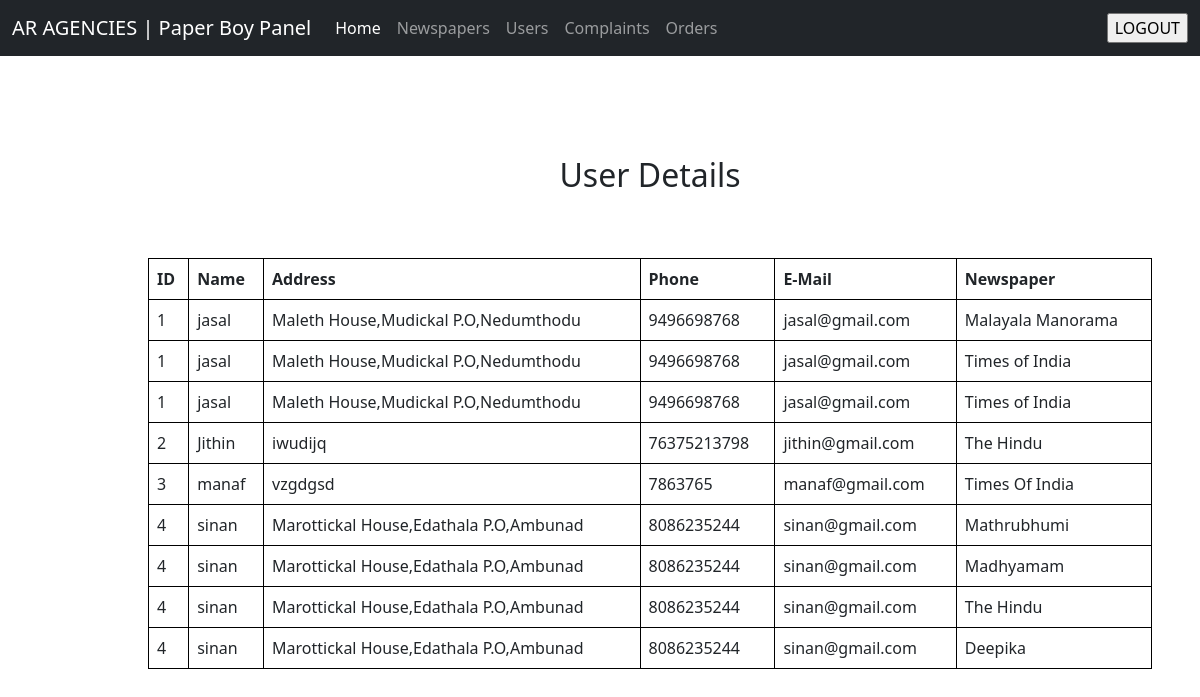
/paperboy/viewusers.php (signed in), run on the app's committed database.
### tables this page shows
CREATE TABLE IF NOT EXISTS `orders` (
  `id` int(12) NOT NULL AUTO_INCREMENT,
  `userid` varchar(50) NOT NULL,
  `papername` varchar(50) NOT NULL,
  `placedon` varchar(50) NOT NULL,
  `startmonth` varchar(50) NOT NULL,
  `startyear` varchar(50) NOT NULL,
  `status` varchar(50) NOT NULL DEFAULT 'pending',
  PRIMARY KEY (`id`)
);

CREATE TABLE IF NOT EXISTS `user` (
  `id` int(12) NOT NULL AUTO_INCREMENT,
  `name` varchar(50) NOT NULL,
  `address` varchar(50) NOT NULL,
  `phone` varchar(50) NOT NULL,
  `email` varchar(50) NOT NULL,
  `userid` varchar(50) NOT NULL,
  `password` varchar(50) NOT NULL,
  PRIMARY KEY (`id`)
);

### paperboy/viewusers.php (the view, shortened to what this page needs)
<?php include 'header.php' ?>
<?php
if (isset($_SESSION["role"])) {
    if($_SESSION["role"]=='PAPERBOY')
    {
?>
<html>
<head>
</head>
<body>
<div style="margin-left: 100px;  margin-top: 100px;" >
<h2 class="text-center mt-5">User Details</h2>
<div class="p-5 ">
<table class="table" border="2">
<?php
include("dbcon.php");
$sel="select * from orders inner join user on orders.userid=user.userid";
$data=mysqli_query($con,$sel);
$n=mysqli_num_rows($data);
if($n>0)
{
    echo "
    <tr>
    <th>ID</th>
    <th>Name</th>
    <th>Address</th>
    <th>Phone</th>
    <th>E-Mail</th>
    <th>Newspaper</th>
    </tr>";
    while($row=mysqli_fetch_array($data))
    {
    echo "<tr>";
    echo "<td>".$row['id']."</td>";
    echo "<td>".$row['name']."</td>";
    echo "<td>".$row['address']."</td>";
    echo "<td>".$row['phone']."</td>";
    echo "<td>".$row['email']."</td>";
    echo "<td>".$row['papername']."</td>";
    echo "</tr>";
    }
    echo "</table>";
}
?>
</div>
</div>
<?php
}
else
{
    echo "You are not a paperboy";
}
}
else
{
    echo "LOGIN FIRST!!!!";
}
?>

### paperboy/viewusers.php (style rules this page uses)
table, th, td { border: 1px solid black; border-collapse: collapse; }

### data on the page
orders: user.id "1", user.name "jasal", user.address "Maleth House,Mudickal P.O,Nedumthodu", user.phone "9496698768", user.email "jasal@gmail.com", papername "Malayala Manorama"
orders: user.id "1", user.name "jasal", user.address "Maleth House,Mudickal P.O,Nedumthodu", user.phone "9496698768", user.email "jasal@gmail.com", papername "Times of India"
orders: user.id "1", user.name "jasal", user.address "Maleth House,Mudickal P.O,Nedumthodu", user.phone "9496698768", user.email "jasal@gmail.com", papername "Times of India"
orders: user.id "2", user.name "Jithin", user.address "iwudijq", user.phone "76375213798", user.email "jithin@gmail.com", papername "The Hindu"
orders: user.id "3", user.name "manaf", user.address "vzgdgsd", user.phone "7863765", user.email "manaf@gmail.com", papername "Times Of India"
orders: user.id "4", user.name "sinan", user.address "Marottickal House,Edathala P.O,Ambunad", user.phone "8086235244", user.email "sinan@gmail.com", papername "Mathrubhumi"
orders: user.id "4", user.name "sinan", user.address "Marottickal House,Edathala P.O,Ambunad", user.phone "8086235244", user.email "sinan@gmail.com", papername "Madhyamam"
orders: user.id "4", user.name "sinan", user.address "Marottickal House,Edathala P.O,Ambunad", user.phone "8086235244", user.email "sinan@gmail.com", papername "The Hindu"
orders: user.id "4", user.name "sinan", user.address "Marottickal House,Edathala P.O,Ambunad", user.phone "8086235244", user.email "sinan@gmail.com", papername "Deepika"
